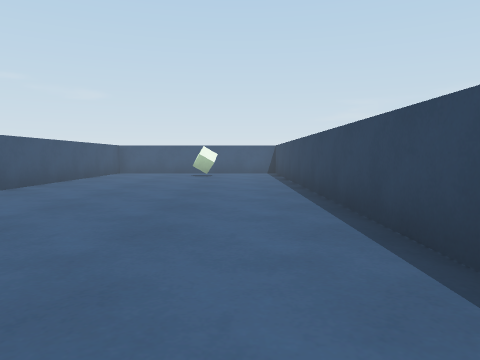
View 1 (above)

17 first-person views from a walk through a scene from a Unity 3-D project. The camera is 0.62 m above the floor, tilts 4° down and sees 70° across. The floor is counted in squares, 1 m on a side. Each view is taken from the middle of a square. On the plan, view 1 faces up. The plan holds only what a view shows up to about 10 squares ahead; the rest is blank. The place goes on beyond the plan. The player is left out.

View 2
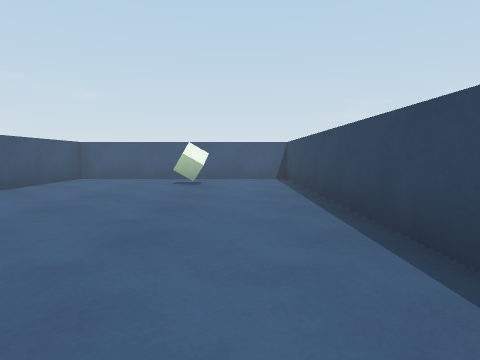

View 3
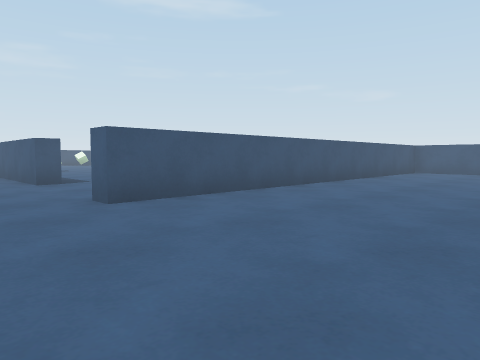

View 4
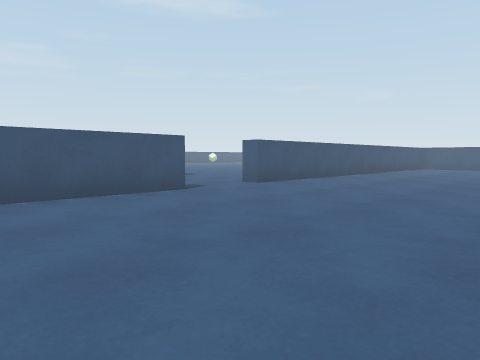

View 5
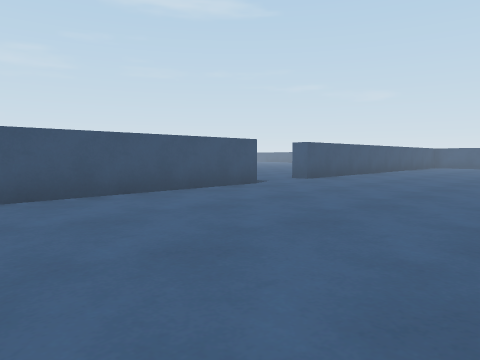

View 6
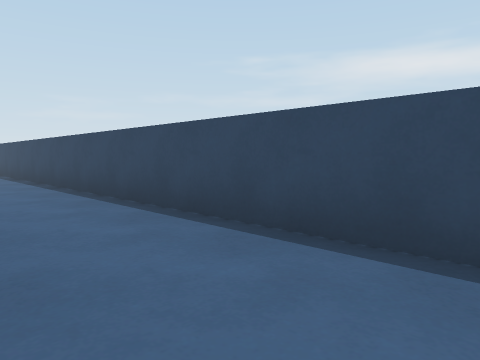

View 7
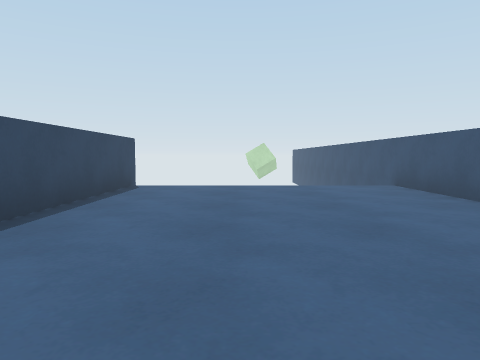

View 8
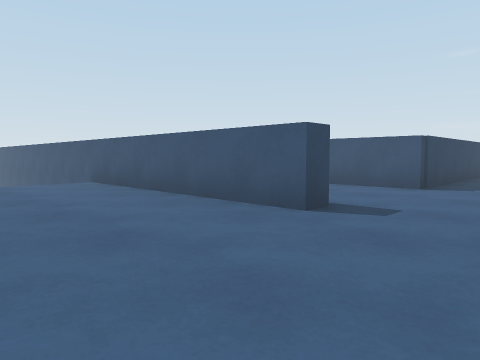

View 9
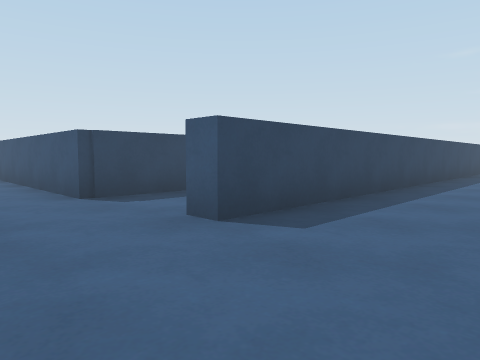

View 10
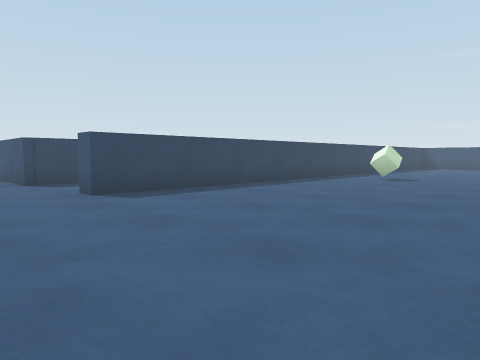

View 11
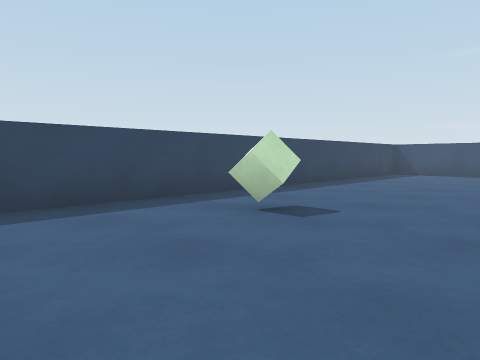

View 12
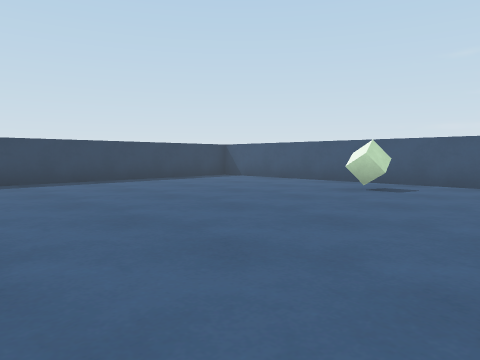

View 13
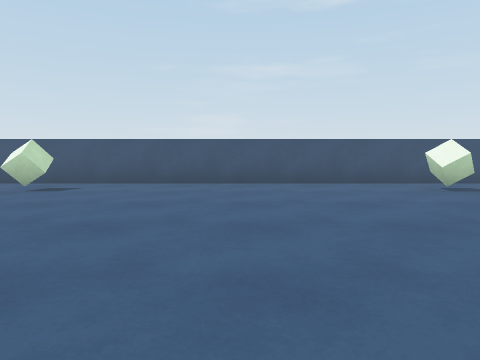

View 14
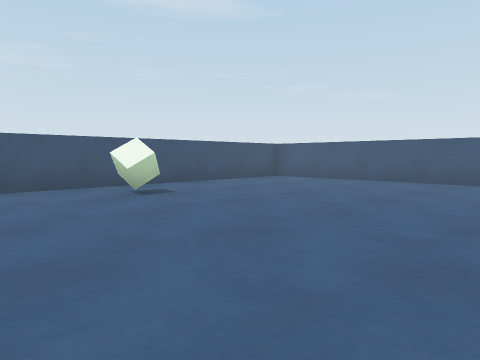

View 15
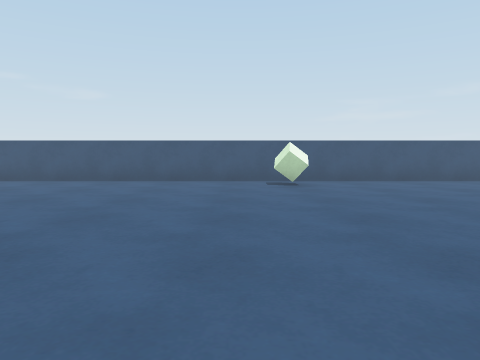

View 16
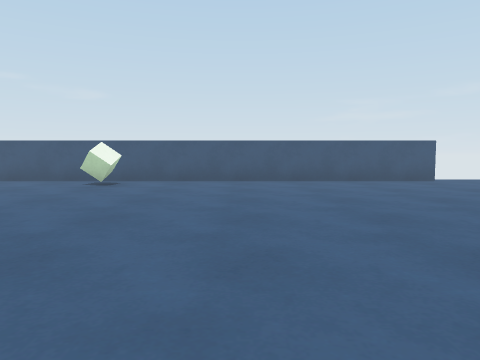

View 17
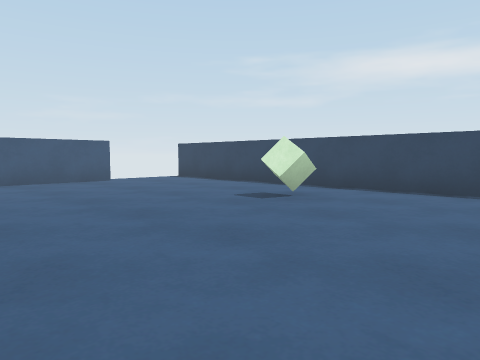

### Floor plan
Ten units are one square. View 1 is at (0, 0); x grows to the right and y downward. Boxes are objects, and circles mark ways between rooms. Rooms are numbered by the first view taken in them; rooms with no view inside come last. Other rooms are left out.
<svg viewBox="-242 -215 260 305">
<path fill="none" stroke="#000" d="M-42 11 -42 85M13 75 13 -123 -42 -123 -42 -9M-48 -130 -48 -200M-126 11 -78 11 -78 65M-218 -16 -81 -16 -81 -11 -118 -11M-71 -204 -228 -204M-42 -9 -49 -9M-237 -195 -237 -35M-49 11 -42 11"/>
<rect x="-15" y="-105" width="10" height="10" fill="#bbb"><title>cube</title></rect>
<rect x="-225" y="-75" width="10" height="10" fill="#bbb"><title>cube</title></rect>
<rect x="-225" y="-155" width="10" height="10" fill="#bbb"><title>cube</title></rect>
<rect x="-155" y="-35" width="10" height="10" fill="#bbb"><title>cube</title></rect>
<rect x="-155" y="-195" width="10" height="10" fill="#bbb"><title>cube</title></rect>
<rect x="-75" y="-155" width="10" height="10" fill="#bbb"><title>cube</title></rect>
<circle cx="-45" cy="5" r="3" fill="#2a7"/>
<text x="-10" y="-30">1</text>
<text x="-140" y="-100">2</text>
</svg>
Room 1 opens to room 2.

Where each view was taken, in squares from view 1:
view 1: 0 up, 0 right, facing up
view 2: 3 up, 0 right, facing up
view 3: 1 down, 0 right, facing up-left
view 4: 5 down, 1 right, facing up-left
view 5: 7 down, 1 right, facing up-left
view 6: 6 down, 1 left, facing up-right
view 7: 0 up, 1 left, facing down
view 8: 1 up, 1 left, facing down-left
view 9: 4 up, 6 left, facing down-left
view 10: 7 up, 6 left, facing down-left
view 11: 6 up, 12 left, facing down-left
view 12: 10 up, 16 left, facing down-left
view 13: 11 up, 16 left, facing left
view 14: 12 up, 17 left, facing up-left
view 15: 12 up, 16 left, facing up
view 16: 12 up, 12 left, facing up
view 17: 12 up, 11 left, facing up-right
